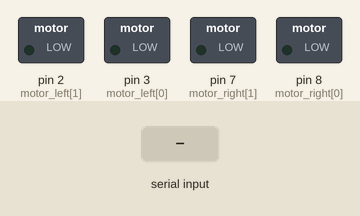
Recording of a sketch running on a simulated Arduino Uno, built with avr-gcc and run on an emulated ATmega328P. Shown: switched loads named in the sketch (green lamp = pin HIGH). Inputs (shaded band) come from the test bench. What the sketch prints to the serial monitor is not drawn.

Above: at 1.2 s.
1.3 s: "1\n" received over Serial
At 2.1 s:
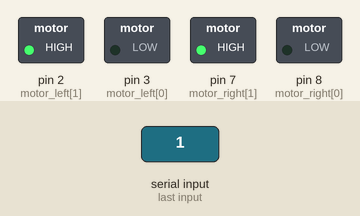
3.8 s: "2\n" received over Serial
At 4.6 s:
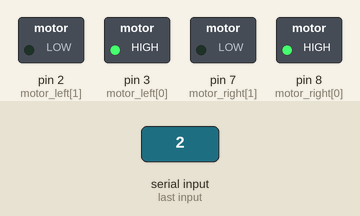
6.3 s: "3\n" received over Serial
At 7.1 s:
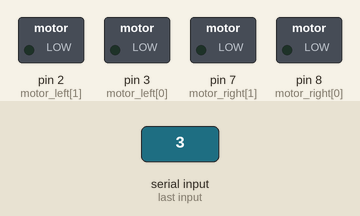
7.9 s: "4\n" received over Serial
At 8.4 s:
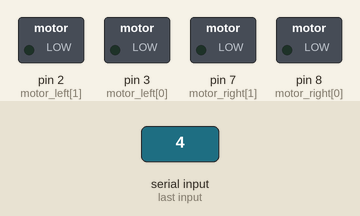
Timing chart, 0 to 10.5 s (numbered marks = the images above; inputs shaded):
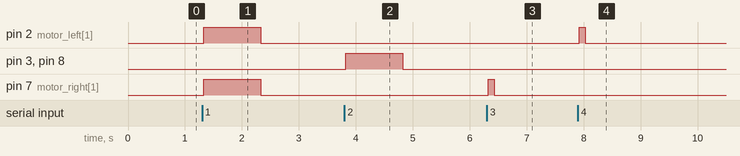

The sketch:

robot_control.ino
```cpp
#define TURN_DELAY 100

//Motor Pin configurations
int motor_left[] = {3, 2};
int motor_right[] = {8, 7};

void setup() {
Serial.begin(9600);
int i;
for(i = 0; i < 2; i++){
pinMode(motor_left[i], OUTPUT);
pinMode(motor_right[i], OUTPUT);
}
}

void loop() {
//  if (Serial.available()) {
//    Serial.write("Serial is available!!!!");
//  }
  drive();
}


void motor_stop(){
digitalWrite(motor_left[0], LOW);
digitalWrite(motor_left[1], LOW);

digitalWrite(motor_right[0], LOW);
digitalWrite(motor_right[1], LOW);
unsigned long  motorStop= millis() + 25;
while (!(motorStop<= millis())){
//delay 25ms
}
}

void drive_backward(){
motor_stop();
digitalWrite(motor_left[0], HIGH);
digitalWrite(motor_left[1], LOW);

digitalWrite(motor_right[0], HIGH);
digitalWrite(motor_right[1], LOW);
}

void drive_forward(){
motor_stop();
digitalWrite(motor_left[0], LOW);
digitalWrite(motor_left[1], HIGH);

digitalWrite(motor_right[0], LOW);
digitalWrite(motor_right[1], HIGH);
}

void turn_right(){
motor_stop();
digitalWrite(motor_left[0], LOW);
digitalWrite(motor_left[1], HIGH);
unsigned long  motorStop= millis() + TURN_DELAY;
while (!(motorStop<= millis())){
//delay 300ms
}
motor_stop();

}

void turn_left(){
motor_stop();

digitalWrite(motor_right[0], LOW);
digitalWrite(motor_right[1], HIGH);
unsigned long  motorStop= millis() + TURN_DELAY;
while (!(motorStop<= millis())){
//delay 300ms
}
motor_stop();
}

void drive(){
if (Serial.available()) {
          int motion = Serial.parseInt();


          switch(motion){
             case 1 :
                      Serial.write(" GOING FORWARD ");
                      drive_forward();
                       break;
             case 2 : drive_backward();
                     Serial.write(" GOING BACK ");
                       break;
             case 3 : turn_left();
                      Serial.write(" GOING LEFT");
                       break;
             case 4 : turn_right();
                      Serial.write(" GOING RIGHT");
                       break;
             default :
                      motor_stop();
                       break;
          }
    }
}
```

Measured:
- after the input at 1.3 s, pin 2 (motor_left[1]), pin 7 (motor_right[1]): LOW → HIGH at once, → LOW 1.0 s later
- after the input at 3.8 s, pin 3 (motor_left[0]), pin 8 (motor_right[0]): LOW → HIGH at once, → LOW 1.0 s later
- after the input at 6.3 s, pin 7 (motor_right[1]): LOW → HIGH at once, → LOW 0.10 s later
- after the input at 7.9 s, pin 2 (motor_left[1]): LOW → HIGH at once, → LOW 0.10 s later
